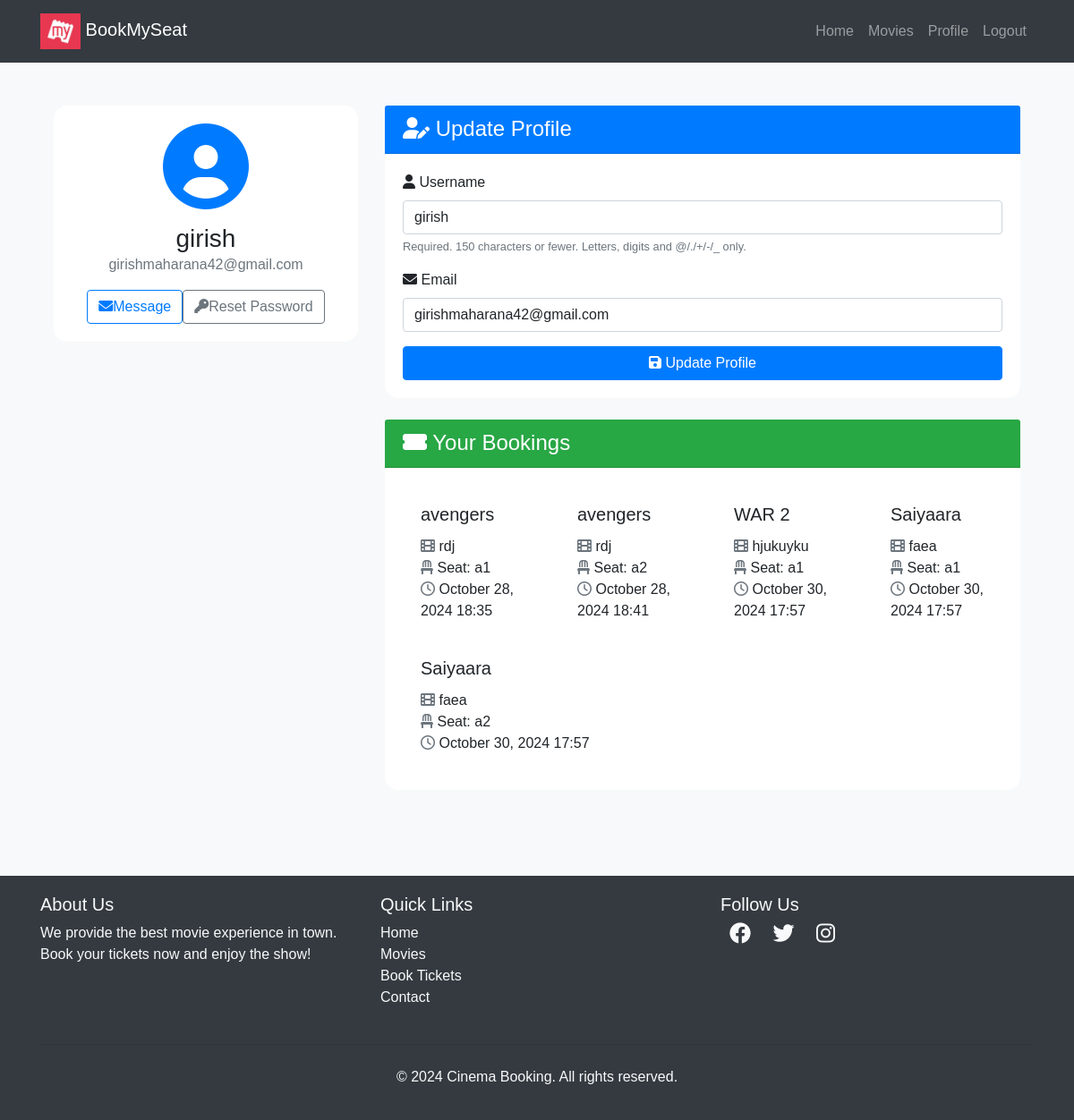
The page /users/profile/ (signed in) on the database its author committed.
### movies/models.py (models this page shows, shortened)
class Booking(models.Model):
    user = models.ForeignKey(User, on_delete=models.CASCADE)
    seat = models.OneToOneField(Seat, on_delete=models.CASCADE)
    movie = models.ForeignKey(Movie, on_delete=models.CASCADE)
    theater = models.ForeignKey(Theater, on_delete=models.CASCADE)
    booked_at = models.DateTimeField(auto_now_add=True)

class Movie(models.Model):
    GenreChoices = [
        ('Action', 'Action'),
        ('Drama', 'Drama'),
        ('Comedy', 'Comedy'),
        ('Romance', 'Romance'),
        ('Horror', 'Horror'),
        ('Thriller', 'Thriller'),
    ]
    LanguageChoices = [
        ('Hindi', 'Hindi'),
        ('English', 'English'),
        ('Tamil', 'Tamil'),
        ('Telugu', 'Telugu'),
        ('Spanish', 'Spanish'),
        ('Marathi', 'Marathi'),
    ]
    name = models.CharField(max_length=255)
    image = models.ImageField(upload_to="movies/")
    rating = models.DecimalField(max_digits=3, decimal_places=1)
    cast = models.TextField()
    description = models.TextField(blank=True, null=True)
    genre = models.CharField(max_length=30, choices=GenreChoices, default='Comedy')
    language = models.CharField(max_length=30, choices=LanguageChoices, default='Hindi')
    trailer_url = models.URLField(blank=True, null=True)

class Theater(models.Model):
    name = models.CharField(max_length=255)
    movie = models.ForeignKey(Movie, on_delete=models.CASCADE, related_name='theaters')
    time = models.DateTimeField()

class Seat(models.Model):
    theater = models.ForeignKey(Theater, on_delete=models.CASCADE, related_name='seats')
    seat_number = models.CharField(max_length=10)
    is_booked = models.BooleanField(default=False)
    reserved_until = models.DateTimeField(null=True, blank=True)
    reserved_by = models.ForeignKey(User, null=True, blank=True, on_delete=models.SET_NULL)

### users/views.py (the view)
# urls.py: path('profile/', profile, name='profile'),
@login_required
def profile(request):
    bookings= Booking.objects.filter(user=request.user)
    if request.method == 'POST':
        u_form = UserUpdateForm(request.POST, instance=request.user)
        if u_form.is_valid():
            u_form.save()
            return redirect('profile')
    else:
        u_form = UserUpdateForm(instance=request.user)
    return render(request, 'users/profile.html', {'u_form': u_form,'bookings':bookings})

### users/forms.py
class UserUpdateForm(forms.ModelForm):
    email = forms.EmailField()
    class Meta:
        model = User
        fields = ['username', 'email']

### templates/users/profile.html (shortened to what this page needs)
{% extends "users/basic.html" %} {% block content %}
<div class="container py-5">
  <div class="row">
    <div class="col-lg-4 mb-4">
      <div class="card shadow">
        <div class="card-body text-center">
          <div class="mb-3">
            <i class="fas fa-user-circle fa-6x text-primary"></i>
          </div>
          <h3 class="card-title mb-0">{{ user.username }}</h3>
          <p class="text-muted mb-3">{{ user.email }}</p>
          <div class="d-flex justify-content-center">
            <a href="#" class="btn btn-outline-primary me-2"><i class="fas fa-envelope me-2"></i>Message</a>
            <a href="{% url 'password_reset' %}" class="btn btn-outline-secondary"><i class="fas fa-key me-2"></i>Reset Password</a>
          </div>
        </div>
      </div>
    </div>
    <div class="col-lg-8">
      <div class="card shadow mb-4">
        <div class="card-header bg-primary text-white">
          <h4 class="mb-0"><i class="fas fa-user-edit me-2"></i> Update Profile</h4>
        </div>
        <div class="card-body">
          <form method="POST">
            {% for field in u_form %}
              <div class="mb-3">
                <label for="{{ field.id_for_label }}" class="form-label">
                  <i class="fas fa-{% if field.name == 'username' %}user{% elif field.name == 'email' %}envelope{% else %}info-circle{% endif %} me-2"></i>
                  {{ field.label }}
                </label>
                {{ field }}
                {% if field.help_text %}
                  <small class="form-text text-muted">{{ field.help_text }}</small>
                {% endif %}
              </div>
            {% endfor %}
            <button class="btn btn-primary w-100" type="submit"><i class="fas fa-save me-2"></i> Update Profile</button>
          </form>
        </div>
      </div>
      <div class="card shadow">
        <div class="card-header bg-success text-white">
          <h4 class="mb-0"><i class="fas fa-ticket-alt me-2"> </i> Your Bookings</h4>
        </div>
        <div class="card-body">
          {% if bookings %}
            <div class="row row-cols-1 row-cols-md-2 g-4">
              {% for booking in bookings %}
                <div class="col">
                  <div class="card h-100 border-0 shadow-sm">
                    <div class="card-body">
                      <h5 class="card-title">{{ booking.movie.name }}</h5>
                      <p class="card-text">
                        <i class="fas fa-film me-2 text-muted"> </i>  {{ booking.theater.name }}<br>
                        <i class="fas fa-chair me-2 text-muted"> </i>  Seat: {{ booking.seat.seat_number }}<br>
                        <i class="far fa-clock me-2 text-muted"> </i>  {{ booking.booked_at|date:"F d, Y H:i" }}
                      </p>
                    </div>
                  </div>
                </div>
              {% endfor %}
            </div>
          {% else %}
            <div class="text-center py-5">
              <i class="fas fa-ticket-alt fa-4x text-muted mb-3"></i>
              <p class="lead mb-0">No bookings yet. Time to plan your next movie night!</p>
            </div>
          {% endif %}
        </div>
      </div>
    </div>
  </div>
</div>
<link rel="stylesheet" href="https://cdnjs.cloudflare.com/ajax/libs/font-awesome/6.0.0-beta3/css/all.min.css">
{% endblock %}

### templates/users/basic.html (style rules this page uses)
body { font-family: Arial, sans-serif; }

### templates/users/profile.html (style rules this page uses)
body { background-color: #f8f9fa; }
.card { border-radius: 15px; border: none; transition: transform 0.3s ease-in-out; }
.card-header { border-top-left-radius: 15px; border-top-right-radius: 15px; }
form input, form select, form textarea { display: block; width: 100%; padding: 0.375rem 0.75rem; font-size: 1rem; font-weight: 400; line-height: 1.5; color: #212529; background-color: #fff; background-clip: padding-box; border: 1px solid #ced4da; border-radius: 0.25rem; transition: border-color 0.15s ease-in-out, box-shadow 0.15s ease-in-out; }

### rows shown on the page
Booking: movie.name "avengers", theater.name "rdj", seat.seat_number "a1", booked_at "October 28, 2024 18:35"
Booking: movie.name "avengers", theater.name "rdj", seat.seat_number "a2", booked_at "October 28, 2024 18:41"
Booking: movie.name "WAR 2", theater.name "hjukuyku", seat.seat_number "a1", booked_at "October 30, 2024 17:57"
Booking: movie.name "Saiyaara", theater.name "faea", seat.seat_number "a1", booked_at "October 30, 2024 17:57"
Booking: movie.name "Saiyaara", theater.name "faea", seat.seat_number "a2", booked_at "October 30, 2024 17:57"

### other values the page prints
{{ user.username }} "girish"
{{ user.email }} "girishmaharana42@gmail.com"
{{ field.label }} "Username" "Email"
{{ field.help_text }} "Required. 150 characters or fewer. Letters, digits and @/./+/-/_ only."
